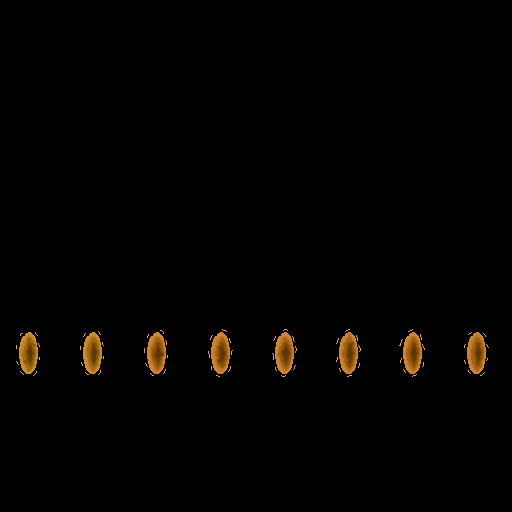

A 2D game scene composited from a Tiled map and its tileset images. What follows is a short description and the map's XML, with every tile layer's data as written:
An orthogonal 8x8 tile map with 64x64 px tiles, 1 tile layer (Calque de Tuiles 1), 4 tilesets.

<map version="1.10" tiledversion="1.11.2" orientation="orthogonal" renderorder="right-down" width="8" height="8" tilewidth="64" tileheight="64" infinite="0" nextlayerid="2" nextobjectid="1">
 <properties>
  <property name="fps" type="int" value="11" />
  <property name="type" value="portal" />
 </properties>
 <tileset firstgid="1" source="blue_portal.tsx" />
 <tileset firstgid="9" source="green_portals.tsx" />
 <tileset firstgid="17" source="orange_portal.tsx" />
 <tileset firstgid="25" source="purple_portal.tsx" />
 <layer id="1" name="Calque de Tuiles 1" width="8" height="8">
  <data encoding="csv">
0,0,0,0,0,0,0,0,
0,0,0,0,0,0,0,0,
0,0,0,0,0,0,0,0,
0,0,0,0,0,0,0,0,
0,0,0,0,0,0,0,0,
17,18,19,20,21,22,23,24,
0,0,0,0,0,0,0,0,
0,0,0,0,0,0,0,0
</data>
 </layer>
</map>
